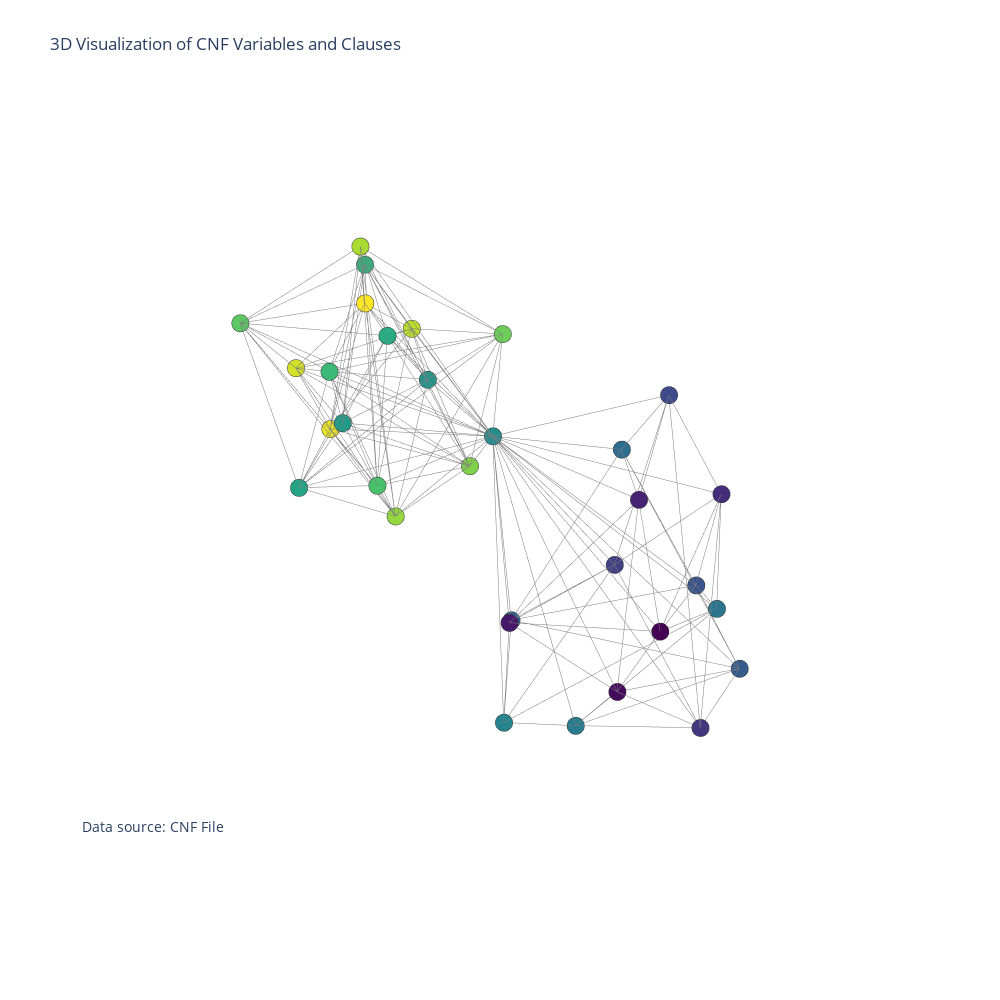

Here is the notebook cell this chart was saved with:
### Markdown cell above
Nodes:

Each unique variable in the CNF formula is represented by a node.
The number of nodes is equal to the number of variables specified in the CNF file.
Nodes are typically numbered from 1 to N, where N is the total number of variables.


Edges:

An edge is created between two nodes if their corresponding variables appear in the same clause, regardless of their polarity (positive or negative).
Multiple occurrences of two variables in different clauses still result in only one edge between their nodes.

### Code cell
import graphmaker as gp
Xn, Yn, Zn, labels, color_mapping, node_colors, Xe, Ye, Ze = gp.make_graph_positions_optimized(filename='4_queens.txt')
gp.plot_graph_from_positions(Xn, Yn, Zn, labels, color_mapping, node_colors, Xe, Ye, Ze)

### Figure 1 — Plotly figure (JSON) as saved in the notebook; plotly's stock layout.template omitted (floating-point values rounded to 4 significant figures; data arrays with more than 128 entries replaced by an {"elided": "..."} marker saying what was removed)
{"data": [{"hoverinfo": "none", "line": {"color": "rgb(125,125,125)", "width": 1}, "mode": "lines", "type": "scatter3d", "x": {"elided": "450 float values"}, "y": {"elided": "450 float values"}, "z": {"elided": "450 float values"}}, {"hoverinfo": "text", "marker": {"color": [0, 1, 2, 3, 4, 5, 6, 7, 8, 9, 10, 11, 12, 13, 14, 15, 16, 17, 18, 19, 20, 21, 22, 23, 24, 25, 26, 27, 28, 29, 30, 31], "colorscale": [[0, "#440154"], [0.1111, "#482878"], [0.2222, "#3e4989"], [0.3333, "#31688e"], [0.4444, "#26828e"], [0.5556, "#1f9e89"], [0.6667, "#35b779"], [0.7778, "#6ece58"], [0.8889, "#b5de2b"], [1, "#fde725"]], "line": {"color": "rgb(50,50,50)", "width": 0.5}, "size": 6, "symbol": "circle"}, "mode": "markers", "name": "variables", "text": ["1", "2", "3", "4", "5", "6", "7", "8", "9", "10", "11", "12", "13", "14", "15", "16", "17", "18", "19", "20", "21", "22", "23", "24", "25", "26", "27", "28", "29", "30", "31", "32"], "type": "scatter3d", "x": [-0.4366, -0.5814, -0.1133, -0.3685, -0.8984, -0.5445, -0.8379, -0.9422, -1.181, -1.183, -0.4862, -1.175, -0.8407, -0.5697, -0.1315, -0.5893, -0.7124, -0.1782, 0.1211, -0.3425, -0.6785, -0.03448, -0.07457, -0.06306, -0.8176, -0.764, -0.2385, -0.4182, -0.9756, -0.2585, -0.3389, -0.3625], "y": [1.261, 1.002, 0.8477, 1.166, 1.149, 1.416, 0.7444, 0.8469, 0.9337, 1.206, 0.495, 0.4797, 1.238, 0.8079, 0.8035, 0.2849, -0.2395, -0.1346, -0.02846, -0.02376, -0.574, 0.02551, 0.1957, -0.5926, 0.111, -0.03996, 0.07859, -0.2462, -0.6482, -0.5466, -0.4654, -0.1714], "z": [0.2306, -0.3553, 0.2143, 0.7719, 0.5291, -0.216, 0.01022, 0.8015, -0.1898, -0.5011, -0.2295, 0.3048, 0.07275, -0.6941, -0.3413, 0.5373, 0.5457, 0.5939, 0.4818, 0.9476, 0.9798, 0.9286, 0.505, 0.9048, 0.8414, 0.1707, 0.2221, 1.213, 0.5636, 0.6545, 0.3613, 1.026]}], "layout": {"annotations": [{"font": {"size": 14}, "showarrow": false, "text": "Data source: <a href='your_data_source_url'>CNF File</a>", "x": 0, "xanchor": "left", "xref": "paper", "y": 0.1, "yanchor": "bottom", "yref": "paper"}], "height": 1000, "hovermode": "closest", "margin": {"t": 100}, "scene": {"xaxis": {"showbackground": false, "showgrid": false, "showline": false, "showticklabels": false, "title": {"text": ""}, "zeroline": false}, "yaxis": {"showbackground": false, "showgrid": false, "showline": false, "showticklabels": false, "title": {"text": ""}, "zeroline": false}, "zaxis": {"showbackground": false, "showgrid": false, "showline": false, "showticklabels": false, "title": {"text": ""}, "zeroline": false}}, "showlegend": false, "title": {"text": "3D Visualization of CNF Variables and Clauses"}, "width": 1000}}
